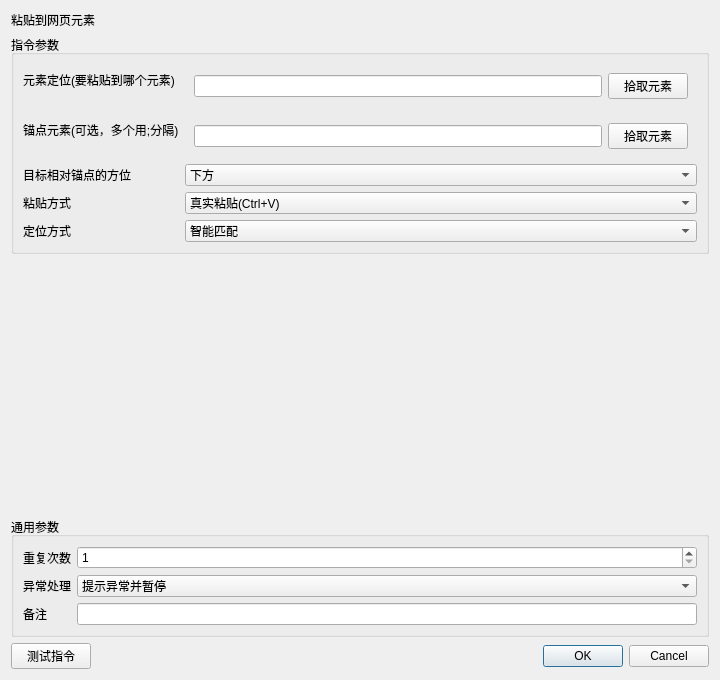
<?xml version="1.0" encoding="UTF-8"?><ui version="4.0"><class>InstructionEditor</class><widget class="QDialog" name="InstructionEditor"><property name="geometry"><rect><x>0</x><y>0</y><width>720</width><height>680</height></rect></property><layout class="QVBoxLayout" name="rootLayout"><item><widget class="QLabel" name="titleLabel"><property name="text"><string>粘贴到网页元素</string></property></widget></item><item><widget class="QGroupBox" name="parameterGroupBox"><property name="title"><string>指令参数</string></property><layout class="QFormLayout" name="parameterFormLayout"><item row="0" column="0"><widget class="QLabel" name="label_0"><property name="text"><string>元素定位(要粘贴到哪个元素)</string></property></widget></item><item row="0" column="1"><widget class="QWidget" name="container_0"><layout class="QHBoxLayout" name="fieldLayout_0"><item><widget class="QLineEdit" name="parameter_0"><property name="text"><string></string></property></widget></item><item><widget class="QPushButton" name="auxiliary_0"><property name="text"><string>拾取元素</string></property></widget></item></layout></widget></item><item row="1" column="0"><widget class="QLabel" name="label_1"><property name="text"><string>锚点元素(可选，多个用;分隔)</string></property></widget></item><item row="1" column="1"><widget class="QWidget" name="container_1"><layout class="QHBoxLayout" name="fieldLayout_1"><item><widget class="QLineEdit" name="parameter_1"><property name="text"><string></string></property></widget></item><item><widget class="QPushButton" name="auxiliary_1"><property name="text"><string>拾取元素</string></property></widget></item></layout></widget></item><item row="2" column="0"><widget class="QLabel" name="label_2"><property name="text"><string>目标相对锚点的方位</string></property></widget></item><item row="2" column="1"><widget class="QComboBox" name="parameter_2"><item><property name="text"><string>下方</string></property></item><item><property name="text"><string>上方</string></property></item><item><property name="text"><string>右侧</string></property></item><item><property name="text"><string>左侧</string></property></item><item><property name="text"><string>内部</string></property></item><item><property name="text"><string>相邻</string></property></item><property name="currentIndex"><number>0</number></property></widget></item><item row="3" column="0"><widget class="QLabel" name="label_3"><property name="text"><string>粘贴方式</string></property></widget></item><item row="3" column="1"><widget class="QComboBox" name="parameter_3"><item><property name="text"><string>真实粘贴(Ctrl+V)</string></property></item><item><property name="text"><string>直接把内容写进去</string></property></item><property name="currentIndex"><number>0</number></property></widget></item><item row="4" column="0"><widget class="QLabel" name="label_4"><property name="text"><string>定位方式</string></property></widget></item><item row="4" column="1"><widget class="QComboBox" name="parameter_4"><item><property name="text"><string>CSS选择器</string></property></item><item><property name="text"><string>XPath</string></property></item><item><property name="text"><string>文本内容</string></property></item><item><property name="text"><string>智能匹配</string></property></item><item><property name="text"><string>锚点定位</string></property></item><property name="currentIndex"><number>3</number></property></widget></item></layout></widget></item><item><spacer name="verticalSpacer"><property name="orientation"><enum>Qt::Vertical</enum></property><property name="sizeHint" stdset="0"><size><width>20</width><height>20</height></size></property></spacer></item>
<item><widget class="QGroupBox" name="commonGroupBox"><property name="title"><string>通用参数</string></property><layout class="QFormLayout" name="commonFormLayout">
<item row="0" column="0"><widget class="QLabel" name="repeatLabel"><property name="text"><string>重复次数</string></property></widget></item><item row="0" column="1"><widget class="QSpinBox" name="repeatSpinBox"><property name="minimum"><number>1</number></property><property name="maximum"><number>999999</number></property><property name="value"><number>1</number></property></widget></item>
<item row="1" column="0"><widget class="QLabel" name="errorPolicyLabel"><property name="text"><string>异常处理</string></property></widget></item><item row="1" column="1"><widget class="QComboBox" name="errorPolicyComboBox"><item><property name="text"><string>自动跳过</string></property></item><item><property name="text"><string>提示异常并暂停</string></property></item><item><property name="text"><string>提示异常并停止</string></property></item><property name="currentIndex"><number>1</number></property></widget></item>
<item row="2" column="0"><widget class="QLabel" name="noteLabel"><property name="text"><string>备注</string></property></widget></item><item row="2" column="1"><widget class="QLineEdit" name="noteEdit"/></item>
</layout></widget></item>
<item><layout class="QHBoxLayout" name="footerLayout"><item><widget class="QPushButton" name="testButton"><property name="text"><string>测试指令</string></property></widget></item><item><spacer name="footerSpacer"><property name="orientation"><enum>Qt::Horizontal</enum></property><property name="sizeHint" stdset="0"><size><width>40</width><height>20</height></size></property></spacer></item><item><widget class="QDialogButtonBox" name="buttonBox"><property name="standardButtons"><set>QDialogButtonBox::Cancel|QDialogButtonBox::Ok</set></property></widget></item></layout></item>
</layout></widget><resources/><connections/></ui>
